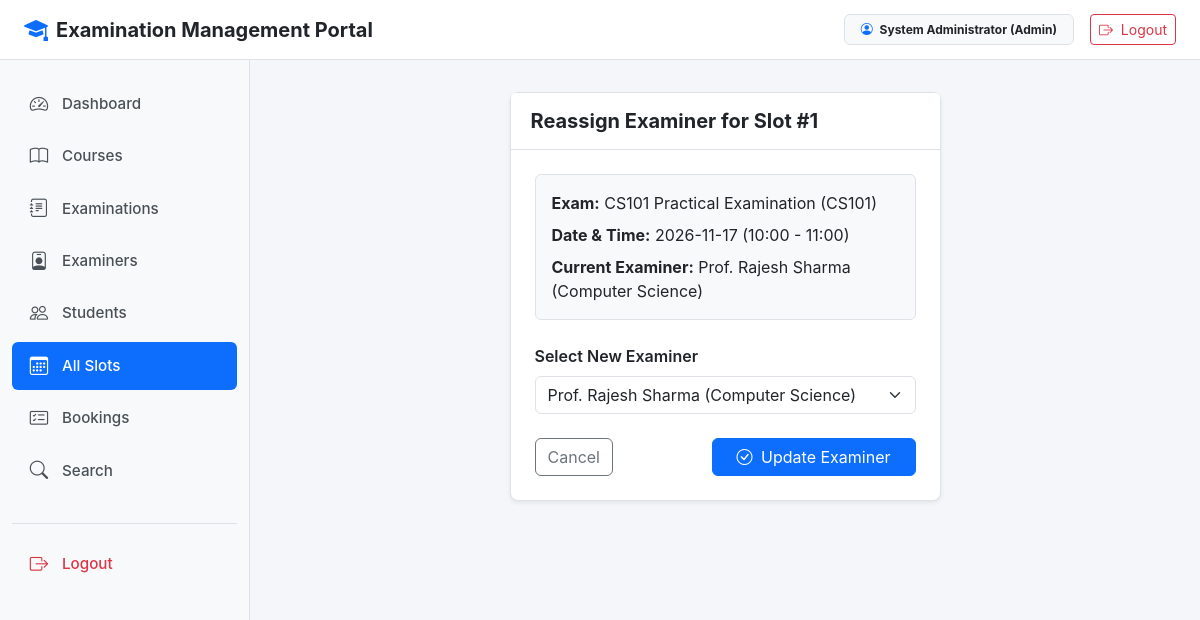
Screenshot of /admin/slots/1/change-examiner (signed in) with the database file from the repository.
### models.py (models this page shows, shortened)
class User(db.Model, UserMixin):
    id = db.Column(db.Integer, primary_key=True)
    username = db.Column(db.String(80), unique=True, nullable=False)
    email = db.Column(db.String(120), unique=True, nullable=False)
    password_hash = db.Column(db.String(255), nullable=False)
    name = db.Column(db.String(100), nullable=False)
    phone = db.Column(db.String(20))
    department = db.Column(db.String(100))
    role = db.Column(db.String(20), nullable=False, default='student')
    status = db.Column(db.String(20), nullable=False, default='active')
    created_at = db.Column(db.DateTime, default=datetime.utcnow)
    @property
    def is_active(self):
        return self.status not in ['deactivated', 'rejected']
    @property
    def is_admin(self):
        return self.role == 'admin'

class Slot(db.Model):
    id = db.Column(db.Integer, primary_key=True)
    examination_id = db.Column(db.Integer, db.ForeignKey('examination.id'), nullable=False)
    examiner_id = db.Column(db.Integer, db.ForeignKey('user.id'), nullable=False)
    date = db.Column(db.Date, nullable=False)
    start_time = db.Column(db.String(10), nullable=False)
    end_time = db.Column(db.String(10), nullable=False)
    max_capacity = db.Column(db.Integer, nullable=False, default=1)
    available_seats = db.Column(db.Integer, nullable=False, default=1)
    status = db.Column(db.String(20), nullable=False, default='Available')
    created_at = db.Column(db.DateTime, default=datetime.utcnow)
    examiner = db.relationship('User', foreign_keys=[examiner_id], backref='examiner_slots')
    bookings = db.relationship('Booking', backref='slot', cascade='all, delete-orphan', lazy=True)

class Examination(db.Model):
    id = db.Column(db.Integer, primary_key=True)
    course_id = db.Column(db.Integer, db.ForeignKey('course.id'), nullable=False)
    name = db.Column(db.String(150), nullable=False)
    exam_type = db.Column(db.String(50), nullable=False, default='Viva')
    duration = db.Column(db.Integer, nullable=False, default=30)
    max_marks = db.Column(db.Integer, nullable=False, default=100)
    slot_creation_start_date = db.Column(db.Date, nullable=False)
    slot_creation_end_date = db.Column(db.Date, nullable=False)
    slot_booking_start_date = db.Column(db.Date, nullable=False)
    slot_booking_end_date = db.Column(db.Date, nullable=False)
    status = db.Column(db.String(30), nullable=False, default='Draft')
    created_at = db.Column(db.DateTime, default=datetime.utcnow)
    rubrics = db.relationship('Rubric', backref='examination', cascade='all, delete-orphan', lazy=True)
    slots = db.relationship('Slot', backref='examination', cascade='all, delete-orphan', lazy=True)

class Course(db.Model):
    id = db.Column(db.Integer, primary_key=True)
    course_code = db.Column(db.String(20), unique=True, nullable=False)
    course_name = db.Column(db.String(150), nullable=False)
    description = db.Column(db.Text)
    status = db.Column(db.String(20), nullable=False, default='Active')
    created_at = db.Column(db.DateTime, default=datetime.utcnow)
    examinations = db.relationship('Examination', backref='course', cascade='all, delete-orphan', lazy=True)

### admin.py (the view, shortened to what this page needs)
@app.route('/admin/slots/<int:slot_id>/change-examiner', methods=['GET', 'POST'])
@admin_required
def change_slot_examiner(slot_id):
    slot = Slot.query.get_or_404(slot_id)
    examiners = User.query.filter_by(role='examiner', status='active').all()
    return render_template('admin/change_examiner.html', slot=slot, examiners=examiners)

### admin.py (called while the page is built)
def admin_required(function):
    @wraps(function)
    def wrapper(*args, **kwargs):
        if not current_user.is_authenticated:
            return redirect(url_for('login'))
        if not current_user.is_admin:
            flash('Admin access required.', 'danger')
            return redirect(url_for('index'))
        if current_user.status != 'active':
            logout_user()
            flash('Access denied. Account is inactive.', 'danger')
            return redirect(url_for('login'))
        return function(*args, **kwargs)
    return wrapper

### app.py (called while the page is built)
@login_manager.user_loader
def load_user(user_id):
    try:
        user = db.session.get(User, int(user_id))
        if user and user.status in ['deactivated', 'rejected']:
            return None
        return user
    except (ValueError, TypeError):
        return None

### templates/admin/change_examiner.html (shortened to what this page needs)
{% extends "base.html" %}
{% block content %}
<div class="row justify-content-center">
    <div class="col-md-8 col-lg-6">
        <div class="card shadow-sm">
            <div class="card-header bg-white py-3">
                <h5 class="mb-0 fw-bold">Reassign Examiner for Slot #{{ slot.id }}</h5>
            </div>
            <div class="card-body p-4">
                <div class="mb-4 p-3 bg-light rounded border">
                    <div class="mb-2"><strong>Exam:</strong> {{ slot.examination.name }} ({{ slot.examination.course.course_code }})</div>
                    <div class="mb-2"><strong>Date & Time:</strong> {{ slot.date.strftime('%Y-%m-%d') }} ({{ slot.start_time }} - {{ slot.end_time }})</div>
                    <div><strong>Current Examiner:</strong> {{ slot.examiner.name }} ({{ slot.examiner.department or 'N/A' }})</div>
                </div>
                <form method="POST">
                    <div class="mb-4">
                        <label for="examiner_id" class="form-label fw-semibold">Select New Examiner</label>
                        <select class="form-select" id="examiner_id" name="examiner_id" required>
                            {% for ex in examiners %}
                            <option value="{{ ex.id }}" {% if ex.id == slot.examiner_id %}selected{% endif %}>
                                {{ ex.name }} ({{ ex.department or 'General' }})
                            </option>
                            {% endfor %}
                        </select>
                    </div>
                    <div class="d-flex justify-content-between">
                        <a href="{{ url_for('admin_slots') }}" class="btn btn-outline-secondary">Cancel</a>
                        <button type="submit" class="btn btn-primary px-4">
                            <i class="bi bi-check-circle me-1"></i> Update Examiner
                        </button>
                    </div>
                </form>
            </div>
        </div>
    </div>
</div>
{% endblock %}

### templates/base.html (shortened to what this page needs)
<!DOCTYPE html>
<html lang="en">
<head>
    <link href="https://cdn.jsdelivr.net/npm/bootstrap@5.3.2/dist/css/bootstrap.min.css" rel="stylesheet">
    <link href="https://cdn.jsdelivr.net/npm/bootstrap-icons@1.11.1/font/bootstrap-icons.css" rel="stylesheet">
</head>
<body>
    <nav class="top-navbar">
        <div class="d-flex align-items-center">
            <a href="{{ url_for('index') }}" class="text-decoration-none text-dark d-flex align-items-center gap-2">
                <i class="bi bi-mortarboard-fill text-primary fs-4"></i>
                <span class="fw-bold fs-5">Examination Management Portal</span>
            </a>
        </div>
        <div class="d-flex align-items-center gap-3">
            {% if current_user.is_authenticated %}
            <span class="badge bg-light text-dark border px-3 py-2">
                <i class="bi bi-person-circle me-1 text-primary"></i>
                {{ current_user.name }} ({{ current_user.role|capitalize }})
            </span>
            <a href="{{ url_for('logout') }}" class="btn btn-outline-danger btn-sm">
                <i class="bi bi-box-arrow-right me-1"></i> Logout
            </a>
            {% else %}
            <a href="{{ url_for('login') }}" class="btn btn-outline-primary btn-sm px-3">Login</a>
            <a href="{{ url_for('register') }}" class="btn btn-primary btn-sm px-3">Register</a>
            {% endif %}
        </div>
    </nav>
    {% if current_user.is_authenticated %}
    <div class="sidebar">
        <ul class="nav flex-column">
            {% if current_user.is_admin %}
            <li class="nav-item">
                <a class="nav-link {% if request.endpoint == 'admin_dashboard' %}active{% endif %}" href="{{ url_for('admin_dashboard') }}">
                    <i class="bi bi-speedometer2"></i> Dashboard
                </a>
            </li>
            <li class="nav-item">
                <a class="nav-link {% if request.endpoint in ['admin_courses', 'new_course', 'edit_course'] %}active{% endif %}" href="{{ url_for('admin_courses') }}">
                    <i class="bi bi-book"></i> Courses
                </a>
            </li>
            <li class="nav-item">
                <a class="nav-link {% if request.endpoint in ['admin_examinations', 'new_examination', 'edit_examination', 'admin_rubrics', 'new_rubric', 'edit_rubric'] %}active{% endif %}" href="{{ url_for('admin_examinations') }}">
                    <i class="bi bi-journal-text"></i> Examinations
                </a>
            </li>
            <li class="nav-item">
                <a class="nav-link {% if request.endpoint == 'admin_examiners' %}active{% endif %}" href="{{ url_for('admin_examiners') }}">
                    <i class="bi bi-person-badge"></i> Examiners
                </a>
            </li>
            <li class="nav-item">
                <a class="nav-link {% if request.endpoint == 'admin_students' %}active{% endif %}" href="{{ url_for('admin_students') }}">
                    <i class="bi bi-people"></i> Students
                </a>
            </li>
            <li class="nav-item">
                <a class="nav-link {% if request.endpoint in ['admin_slots', 'change_slot_examiner'] %}active{% endif %}" href="{{ url_for('admin_slots') }}">
                    <i class="bi bi-calendar3"></i> All Slots
                </a>
            </li>
            <li class="nav-item">
                <a class="nav-link {% if request.endpoint in ['admin_bookings', 'reschedule_booking'] %}active{% endif %}" href="{{ url_for('admin_bookings') }}">
                    <i class="bi bi-card-checklist"></i> Bookings
                </a>
            </li>
            <li class="nav-item">
                <a class="nav-link {% if request.endpoint == 'admin_search' %}active{% endif %}" href="{{ url_for('admin_search') }}">
                    <i class="bi bi-search"></i> Search
                </a>
            </li>
            {% endif %}
            <li class="nav-item mt-4 pt-3 border-top">
                <a class="nav-link text-danger" href="{{ url_for('logout') }}">
                    <i class="bi bi-box-arrow-right"></i> Logout
                </a>
            </li>
        </ul>
    </div>
    <main class="main-wrapper">
        {% block content %}{% endblock %}
    </main>
    {% endif %}
</body>
</html>

### templates/base.html (style rules this page uses)
:root { --primary-color: #0d6efd; --sidebar-width: 250px; --sidebar-bg: #f8f9fa; --border-color: #dee2e6; }
body { font-family: -apple-system, BlinkMacSystemFont, "Segoe UI", Roboto, "Helvetica Neue", Arial, sans-serif; background-color: #f4f6f9; color: #212529; margin: 0; padding: 0; }
.top-navbar { height: 60px; background-color: #ffffff; border-bottom: 1px solid var(--border-color); position: fixed; top: 0; left: 0; right: 0; z-index: 1030; display: flex; align-items: center; justify-content: space-between; padding: 0 1.5rem; }
.sidebar { width: var(--sidebar-width); background-color: var(--sidebar-bg); border-right: 1px solid var(--border-color); position: fixed; top: 60px; bottom: 0; left: 0; z-index: 1020; padding: 1.25rem 0.75rem; overflow-y: auto; }
.sidebar .nav-link { display: flex; align-items: center; padding: 0.65rem 1rem; color: #495057; border-radius: 6px; font-weight: 500; font-size: 0.95rem; margin-bottom: 0.25rem; text-decoration: none; }
.sidebar .nav-link i { font-size: 1.15rem; margin-right: 0.75rem; width: 22px; text-align: center; }
.sidebar .nav-link.active { color: #ffffff; background-color: var(--primary-color); }
.main-wrapper { margin-top: 60px; margin-left: var(--sidebar-width); padding: 2rem; min-height: calc(100vh - 60px); }
.card { border: 1px solid var(--border-color); border-radius: 8px; box-shadow: 0 1px 3px rgba(0, 0, 0, 0.05); background-color: #ffffff; }
.card-header { background-color: #ffffff; border-bottom: 1px solid var(--border-color); font-weight: 600; padding: 0.85rem 1.25rem; }

### rows the page displays
User: name "System Administrator", role "Admin"
Slot: id "1", date "2026-11-17", start_time "10:00", end_time "11:00", examiner_id "Prof. Rajesh Sharma (Computer Science)"
Examination: examination.name "CS101 Practical Examination"
Course: examination.course.course_code "CS101"
User: examiner.name "Prof. Rajesh Sharma", examiner "Computer Science"
